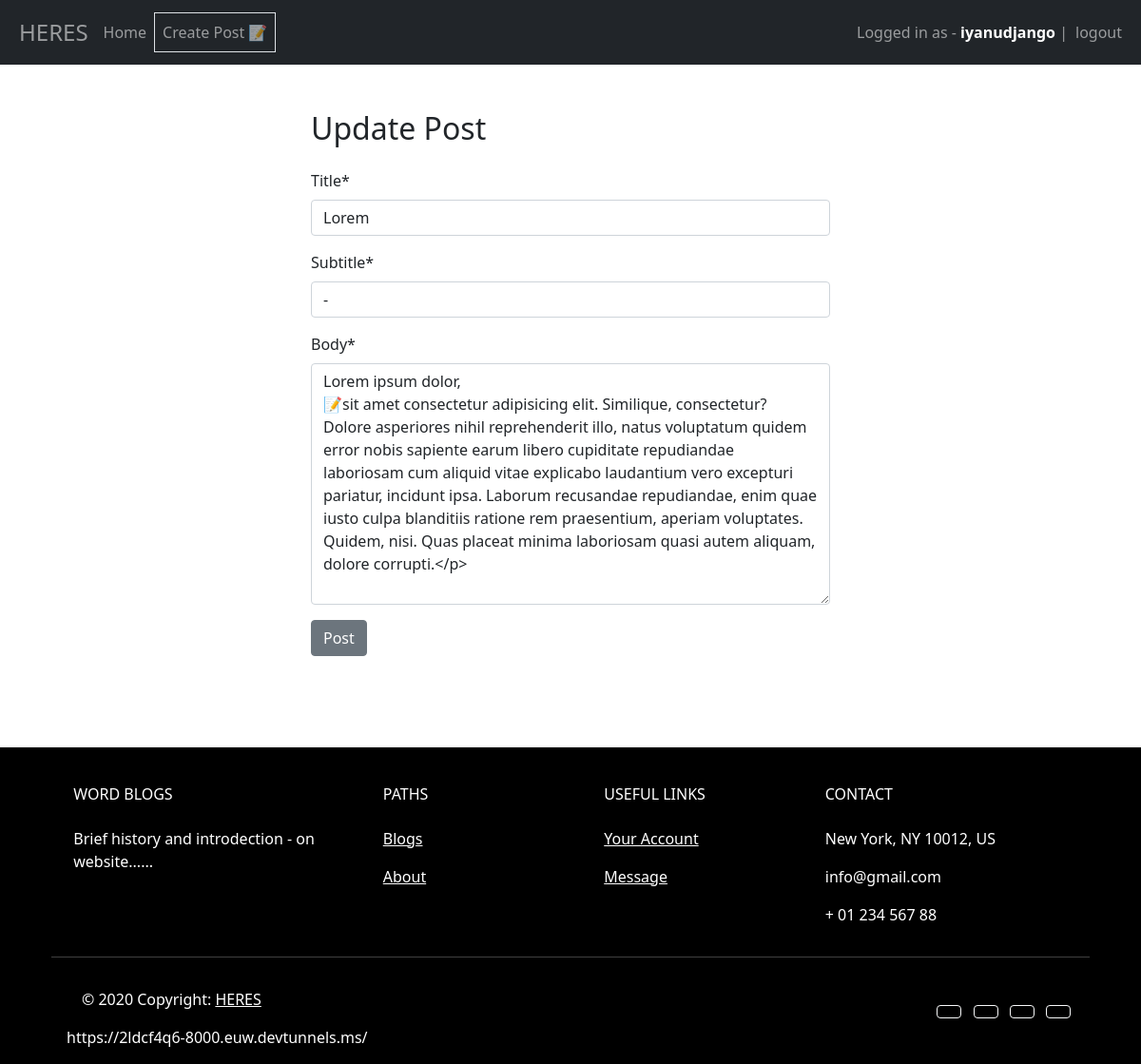
The page /post/10/update/ (signed in) on the database as committed earlier.
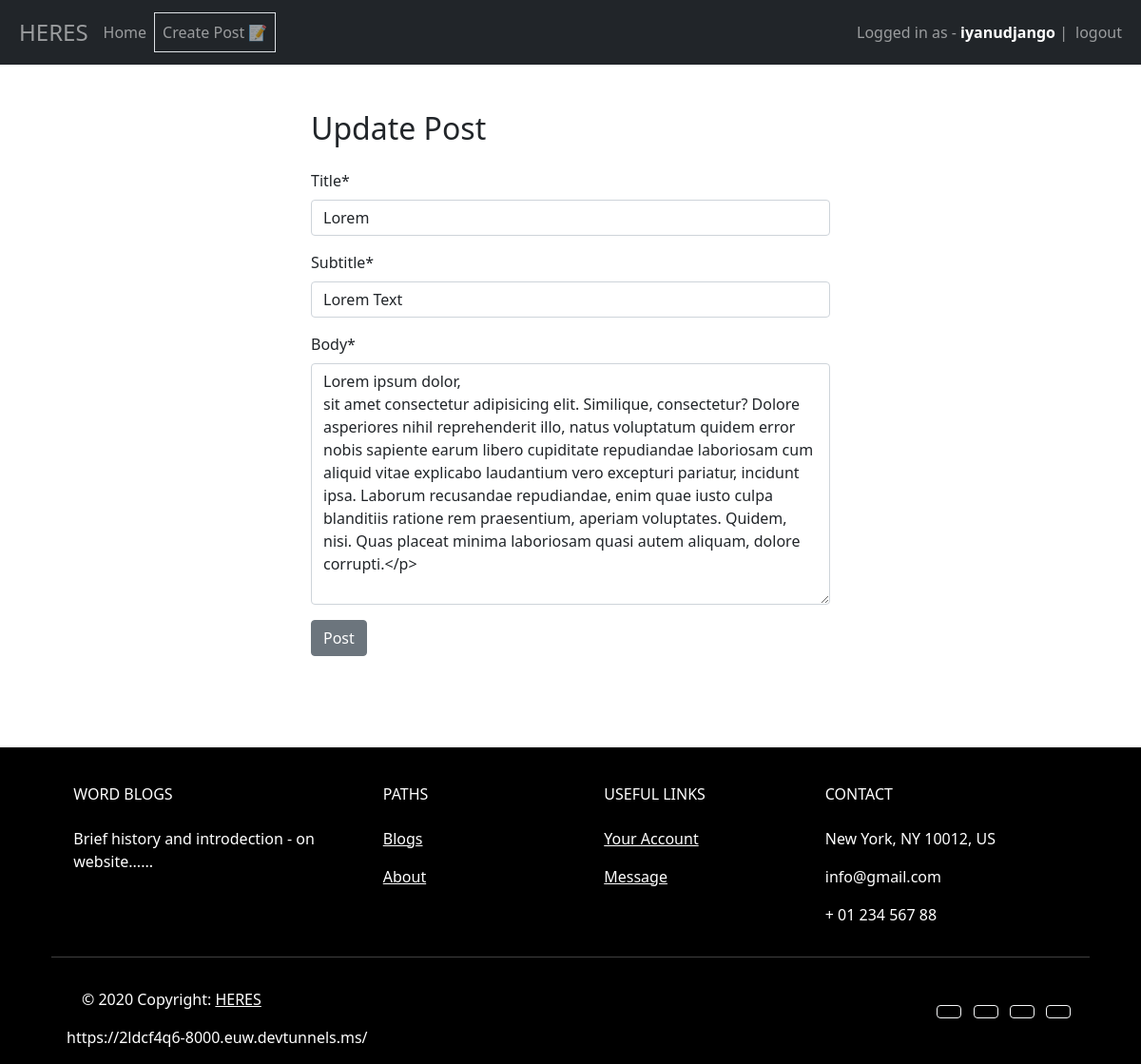
The same page on the database as committed later.
### authapp/models.py (models this page shows, shortened)
class Post(models.Model):
    author = models.ForeignKey(User, on_delete=models.CASCADE)
    title = models.CharField(max_length=100)
    subtitle = models.CharField(max_length=400, default='-')
    body = models.TextField()
    created_at = models.DateTimeField(auto_now_add=True)
    updated_at = models.DateTimeField(auto_now=True)

### authapp/views.py (the view)
# urls.py: path('post/<int:pk>/update/', views.updatePost, name="update_post"),
def updatePost(request, pk):
    recent_post = get_object_or_404(Post, id=pk)
    if recent_post.author != request.user:
        messages.error(request, "You do not have permission to edit this post.")
        return redirect('/home')
    form = PostForm(request.POST or None, instance=recent_post)
    if form.is_valid():
        form.save()
        messages.success(request, "Update Successful")
        return redirect('/home')
    return render(request, "pages/update_post.html", {'form': form})

### authapp/forms.py
class PostForm(forms.ModelForm):
    class Meta:
        model = Post
        fields = ['title','subtitle','body']

### templates/pages/update_post.html (shortened to what this page needs)
{% extends 'base.html' %}
{% block content %}
{% load crispy_forms_tags %}
<div class="container mt-5 d-flex justify-content-center">
  <form action="" method="post" class="w-50">
    <h2 class="mb-4">Update Post</h2>
    <div class="mb-3">
      {{ form|crispy }}
    </div>
    <button type="submit" class="btn btn-secondary mb-5">Post</button>
  </form>
</div>
{% endblock %}

Rows that differ between the two databases and show on the page:
changed Post "Lorem": subtitle "-" → "Lorem Text"; body "Lorem ipsum dolor, 📝sit amet consectetur adipisicing elit.…" → "Lorem ipsum dolor, sit amet consectetur adipisicing elit.…"
